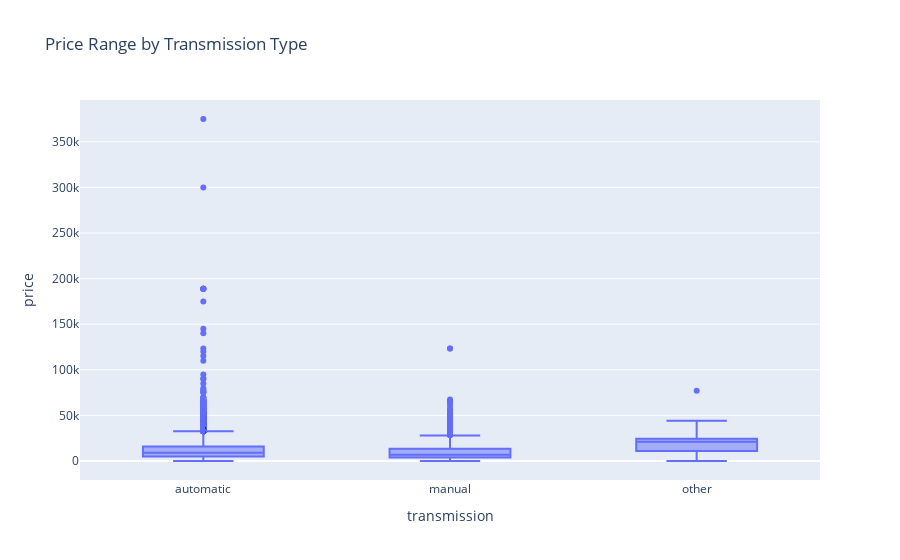

Notebook code for this chart:
### Markdown cell above
Scatter Plot: Price vs. Odometer by Condition

Cars with lower mileage tend to be more expensive. The best condition vehicles (“new”, “like new”, and “excellent”) generally have lower odometer readings and higher prices.

### Code cell
# Creating a box plot to compare the price ranges of cars based on transmission type
# The x-axis shows the type of transmission: automatic, manual, or other
# The y-axis shows the price of the vehicles

# Box plots show the median, quartiles, and any outliers
# This helps us see how prices vary for each transmission type and if there are any extreme price values
# It's useful for understanding whether one type tends to be more expensive or has more variation in price

# Box plot: Price range by transmission type
px.box(df, x='transmission', y='price', title='Price Range by Transmission Type')

### Figure 1 — Plotly figure (JSON) as saved in the notebook; plotly's stock layout.template omitted (floating-point values rounded to 4 significant figures; data arrays with more than 128 entries replaced by an {"elided": "..."} marker saying what was removed)
{"data": [{"alignmentgroup": "True", "hovertemplate": "transmission=%{x}<br>price=%{y}<extra></extra>", "legendgroup": "", "marker": {"color": "#636efa"}, "name": "", "notched": false, "offsetgroup": "", "orientation": "v", "showlegend": false, "type": "box", "x": {"elided": "51525 str values"}, "x0": " ", "xaxis": "x", "y": {"elided": "51525 int values"}, "y0": " ", "yaxis": "y"}], "layout": {"boxmode": "group", "legend": {"tracegroupgap": 0}, "title": {"text": "Price Range by Transmission Type"}, "xaxis": {"anchor": "y", "domain": [0, 1], "title": {"text": "transmission"}}, "yaxis": {"anchor": "x", "domain": [0, 1], "title": {"text": "price"}}}}
